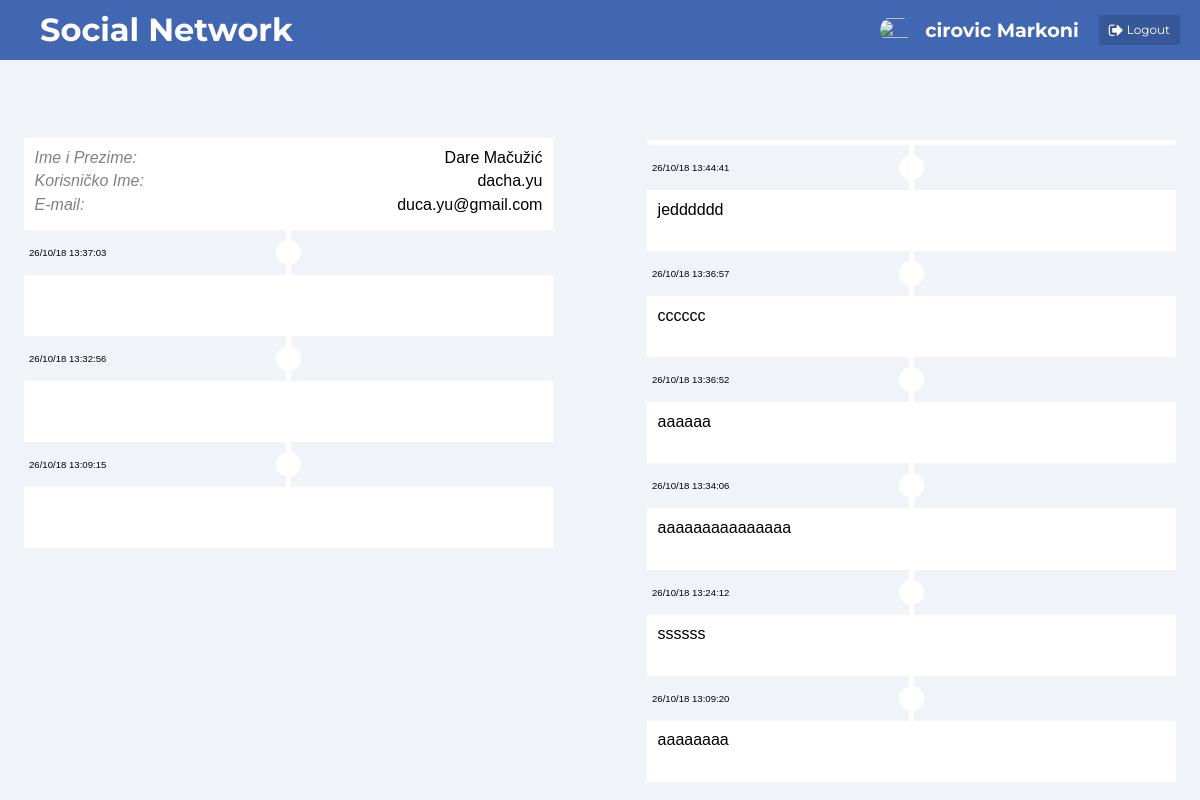
Page /final_Social_Network/primer/social-network-master/social-network-master/wall.php?n=37 (signed in) on the committed database.
### tables this page shows
CREATE TABLE `korisnici` (
  `KID` int(11) NOT NULL,
  `Ime` varchar(50) NOT NULL,
  `Prezime` varchar(50) NOT NULL,
  `Email` varchar(50) NOT NULL,
  `KorisnickoIme` varchar(50) NOT NULL,
  `Lozinka` varchar(550) NOT NULL,
  `SlikaKorisnika` varchar(50) NOT NULL DEFAULT 'generic_profile_img.png'
);

CREATE TABLE `slike` (
  `SID` int(11) NOT NULL,
  `LinkIzvoraSlike` varchar(150) NOT NULL,
  `ImeSlike` varchar(50) NOT NULL,
  `KID` int(11) NOT NULL,
  `VremePostavljanja` varchar(50) NOT NULL,
  `JavnaPrivatna` varchar(50) NOT NULL,
  `SortID` varchar(11) NOT NULL
);

CREATE TABLE `statusi` (
  `TID` int(11) NOT NULL,
  `KID` int(11) NOT NULL,
  `TekstStatusa` varchar(140) DEFAULT NULL,
  `VremePostavljanja` varchar(50) NOT NULL,
  `SortID` varchar(11) NOT NULL
);

### final_Social_Network/primer/social-network-master/social-network-master/wall.php (the view, shortened to what this page needs)
<?php
    if(!empty($_GET['n'])){
    $n = $_GET['n'];
    }else{
    header('Location: dashboard.php');
    };
    $conn = mysqli_connect(SERVERNAME,USERNAME,PASSWORD,DBNAME);
    mysqli_set_charset($conn,"utf8");
    $sql2 = "SELECT * FROM korisnici WHERE KID = $n";
    $sql = "SELECT * FROM korisnici AS a INNER JOIN slike AS b ON a.KID = b.KID WHERE a.KID = $n ORDER BY SID DESC";
    $sql1 = "SELECT * FROM statusi AS a INNER JOIN korisnici AS b on a.KID = b.KID WHERE a.KID = $n ORDER BY TID DESC";
    $result = $conn->query($sql);
    $result2 = $conn->query($sql2);
    $row = $result2->fetch_assoc();
?>
<!DOCTYPE html>
<html lang="en">
<head>
    <link rel="stylesheet" href="css/normalize.css" />
    <link href="css/wall.css" rel="stylesheet">
    <link href="css/navbar.css" rel="stylesheet">
</head>
<body>
    <?php include "sections/navbar.php"?>
<div class="timelineContainer">
    <div class="timelineCol">
        <div class="timelineProfilePic">
        </div>
        <div class="timelinePersonalInfo">
            <div class="timelineInfoRow">
                <span class="timelineLeftInfo">Ime i Prezime:</span>
                <span><?php echo $row['Ime']. ' ' . $row['Prezime'] ?></span>
            </div>
            <div class="timelineInfoRow">
                <span class="timelineLeftInfo">Korisničko Ime:</span>
                <span><?php echo $row['KorisnickoIme'] ?></span>
            </div>
            <div class="timelineInfoRow">
                <span class="timelineLeftInfo">E-mail:</span>
                <span><?php echo $row['Email'] ?></span>
            </div>
        </div>
        <?php
            if($result->num_rows > 0 ){
                while($x = $result->fetch_assoc()): ?>
                    <?php if($x['JavnaPrivatna'] == 0 && $x['JavnaPrivatna'] != null ): ?>
                    <div class="timelinePost">
                        <div class="timelineDateRow">
                            <div class="timelineDateSlot">
                            <span><?php echo $x['VremePostavljanja'] ?></span>
                            </div>
                            <div class="timelineBall">
                            </div>
                        </div>
                        <div class="timelineText">
                        </div>
                    </div>
            <?php
            endif;
            endwhile;}
        ?>
    </div>
    <div class="timelineSeparator"></div>
    <div class="timelineCol">
        <div class="timelineHorLine"></div>
            <?php
                $result1 = $conn->query($sql1);
                if($result1->num_rows > 0){
                    while($x = $result1->fetch_assoc()): ?>
                    <?php if($x['TekstStatusa'] != null ): ?>
                    <div class="timelinePost">
                        <div class="timelineDateRow">
                            <div class="timelineDateSlot">
                            <span><?php echo $x['VremePostavljanja'] ?></span>
                            </div>
                            <div class="timelineBall">
                            </div>
                        </div>
                        <div class="timelineText">
                            <?php echo $x['TekstStatusa'] ?>
                        </div>
                    </div>
                    <?php
                    endif;
                    endwhile;}
            ?>
     </div>
 </div>

### final_Social_Network/primer/social-network-master/social-network-master/css/wall.css (style rules this page uses)
body { margin: 0; padding: 0; background: #F0F3F8; font-family: arial; }
.timelineContainer { display:flex; justify-content: center; padding: 40px 0 20px 0; }
.timelineCol { display: flex; flex-direction: column; align-items: center; width: 25%; }
.timelineSeparator { width: 5%; }
.timelinePost { width: 100%; display: flex; flex-direction: column; align-items: center; }
.timelineHorLine { background: white; width: 100%; height: 5px; margin-top: 40px; }
.timelineDateRow { display: flex; flex-direction: column; align-items: center; padding: 10px 0; width: 100%; }
.timelineDateSlot { padding-left: 10px; width: 100%; height: 0; font-size: 0.6em; line-height: 25px; }
.timelineBall { width: 25px; height: 25px; background: white; border-radius: 50%; }
.timelineText { padding: 2%; width: 96%; min-height: 40px; background: white; }
.timelineProfilePic { width: 100%; text-align: center; margin-bottom: 20px; }
.timelinePersonalInfo { background: white; width: 96%; padding: 2%; }
.timelineInfoRow { display: flex; justify-content: space-between; flex-wrap: wrap; margin-bottom: 5px; }
.timelineLeftInfo { color: grey; font-style: italic; }
@media screen and (max-width: 1200px) { .timelineCol { width: 46%; padding: 0 2%; } }
@media screen and (max-width: 1200px) { .timelineSeparator { width: 4%; } }

### rows in the picture
korisnici: Ime "Dare", Prezime "Mačužić", KorisnickoIme "dacha.yu", Email "duca.yu@gmail.com"
slike: VremePostavljanja "26/10/18 13:37:03"
slike: VremePostavljanja "26/10/18 13:32:56"
slike: VremePostavljanja "26/10/18 13:09:15"
statusi: VremePostavljanja "26/10/18 13:44:41", TekstStatusa "jedddddd"
statusi: VremePostavljanja "26/10/18 13:36:57", TekstStatusa "cccccc"
statusi: VremePostavljanja "26/10/18 13:36:52", TekstStatusa "aaaaaa"
statusi: VremePostavljanja "26/10/18 13:34:06", TekstStatusa "aaaaaaaaaaaaaaa"
statusi: VremePostavljanja "26/10/18 13:24:12", TekstStatusa "ssssss"
statusi: VremePostavljanja "26/10/18 13:09:20", TekstStatusa "aaaaaaaa"

### other values in the picture
$_SESSION['lastname'] "cirovic"
$_SESSION['name'] "Markoni"
